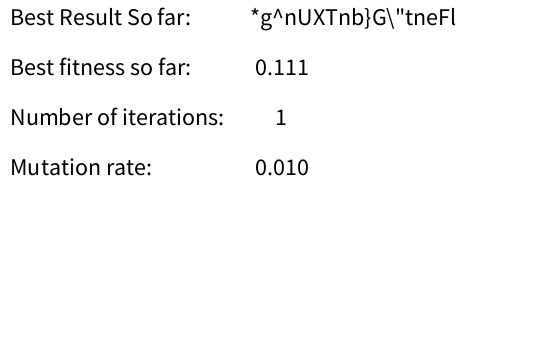
Frame 1 (no input)
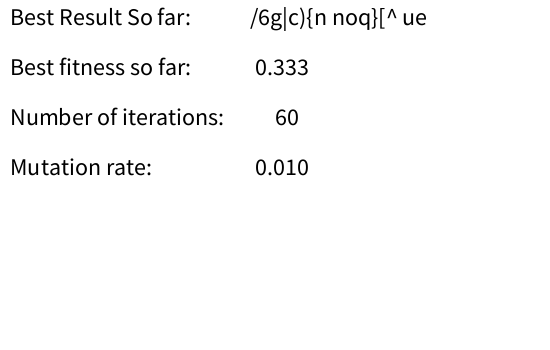
Frame 60 (the mouse pressed at the canvas centre just before this capture)
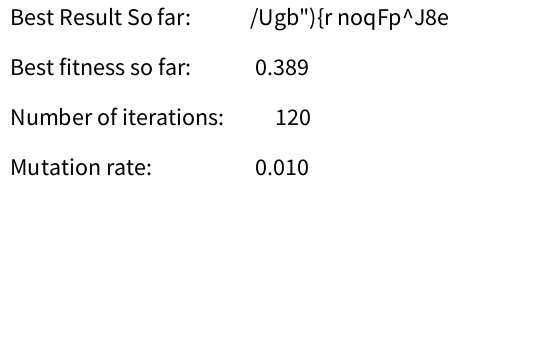
Frame 120 (the mouse held since frame 60 and released just before this capture)

The Processing sketch that drew these frames (run headless with seeded random() and noise(); from frame 60 on, the mouse is pressed at the canvas centre):

// Processing sketch: SimpleGA
// ── SimpleGA.pde
String target = "to be or not to be"; //what string we are trying to match

//stats
float bestFitness = 0;  //best fitness so far
int bestIndex = 0; //index of the element with best index
int numIterations = 0;


DNA[] population;
int populationSize = 200;

float mutationRate = 0.01;
ArrayList<DNA> matingPool = new ArrayList<DNA>();

void setup() {
  size(550, 350);
  background(255);

  population = new DNA[populationSize];

  for (int i = 0; i < population.length; i++) {
    population[i] = new DNA();
  }
}

void draw() {
  background(255);

  for (int i = 0; i < population.length; i++) {
    population[i].fitness();
    if (population[i].fitness > bestFitness) {
      bestFitness = population[i].fitness;
      bestIndex = i;
    }
  }

  // check if we've arrived at an answer
  if (bestFitness == 1) {
    background(0);
    fill(255);
    text("MATCH FOUND!!", 10, 225);
    println("Result: " +population[bestIndex].getPhrase());
    println("Solution Index: " + bestIndex);
    println("Number of iterations: " + numIterations);
    exit();
  }

  //build mating pool
  for (int i = 0; i < population.length; i++) {
    int n = int(population[i].fitness * 100);
    for (int j = 0; j < n; j++) {
      matingPool.add(population[i]);
    }
  }

  //Next, reproduction
  DNA parentA;
  DNA parentB;

  for (int i = 0; i < population.length; i++) {
    do {
      //retrieve random indices for parent A and B
      int a = int(random(matingPool.size()));
      int b = int(random(matingPool.size()));

      //retrieve parents from mating pool
      parentA = matingPool.get(a);
      parentB = matingPool.get(b);
    } while (parentA != parentB);

    DNA child = parentA.crossover(parentB);

    child.mutate();

    population[i] = child;
  }

  numIterations++;
  showStats();
  matingPool.clear();  //make sure we clear the matingpool, no polygomy.
}

void showStats() {
  fill(0);
  textSize(24);

  text("Best Result So far: ", 10, 25);
  text(population[bestIndex].getPhrase(), 250, 25);

  text("Best fitness so far: ", 10, 75);
  text(bestFitness, 250, 75);

  text("Number of iterations: ", 10, 125);
  text(numIterations, 275, 125);

  text("Mutation rate: ", 10, 175);
  text(mutationRate, 250, 175);
}

// ── DNA.pde
class DNA{
   char[] genes = new char[target.length()];
   float fitness;
   
   DNA(){
      for(int i = 0; i < genes.length; i++){
         genes[i] = (char)random(32, 128);
      }
   }
   
   void fitness(){
      int score = 0;
      for(int i =0; i < genes.length; i++){
         if(genes[i] == target.charAt(i)){
             score++;
         }
      }
      fitness = float(score)/target.length();
   }
   
   DNA crossover(DNA partner){
     DNA child = new DNA();
     
     //selecting from midpoint
     int midpoint = int(random(genes.length));
     
     for(int i = 0; i < genes.length; i++){
       if( i > midpoint ) child.genes[i] = genes[i];
       else child.genes[i] = partner.genes[i];
     }
     
     return child;
   }
   
   void mutate(){
     for(int i = 0; i < genes.length; i++){
        if(random(1) < mutationRate){
          genes[i] = (char)random(32, 128);
        }
     }
   }
   
   String getPhrase(){
      return new String(genes); 
   }
}
